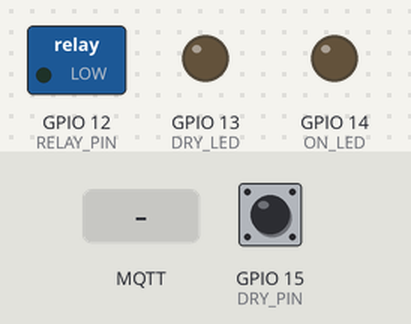
Recording of a program running on a simulated ESP32-S3. Shown: switched loads named in the program (green lamp = pin HIGH), output pins drawn as LEDs (lit = HIGH). Inputs (shaded band) come from the test bench; at power-on: GPIO 15 (DRY_PIN) HIGH. WiFi joins after 1.5 s; servers stay silent unless stated; no MQTT or app messages arrive unless stated; what the program prints to the serial monitor is not drawn.

Above: at 7.7 s.
7.8 s: GPIO 15 (DRY_PIN) pulled LOW for 0.15 s
At 8.5 s:
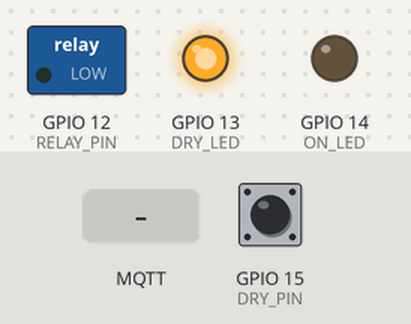
9.4 s: MQTT message "1" arrives on the first subscribed topic
At 10.3 s:
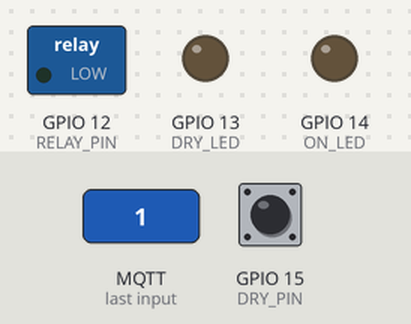
Timing chart, 0 to 12.4 s (numbered marks = the images above; inputs shaded):
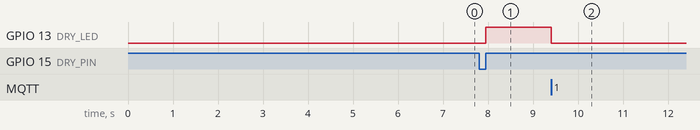

Measured:
- after the input at 7.8 s, GPIO 13 (DRY_LED): LOW → HIGH after 0.15 s
- after the input at 9.4 s, GPIO 13 (DRY_LED): HIGH → LOW at once

The program:

main.cpp
```cpp
// ------------------------------LIBRERÍAS------------------------------
#include <Arduino.h>
#include <SPI.h>
#include <Wire.h>
#include <WiFi.h>
#include <PubSubClient.h>
#include <WiFiClient.h>
#include <WebServer.h>
#include <ElegantOTA.h>

// ------------------------Definición de pines---------------------------
#define RELAY_PIN 12
#define DRY_LED 13
#define ON_LED 14
#define DRY_PIN 15
#define ON_PIN 16

// ------------------------------CONSTANTES------------------------------
const char *ssid = "Flores 2.4GHz";
const char *password = "Lilas549";
const char *mqtt_server = "192.168.1.11";
const char *clientId = "humidifier";
String clientIp = "";
const String ON = "ON";
const String OFF = "OFF";
const String DRY = "DRY";
const unsigned long drySignalInterval = 10000; // 10 seconds

const char *humidifierStatusTopic = "homeassistant/switch/humidifier/status";
const char *humidifierSetTopic = "homeassistant/switch/humidifier/set";
const char *humidifierIpTopic = "homeassistant/text/humidifier/ip";

// ------------------------------VARIABLES------------------------------
volatile bool drySignalDetected = false;
unsigned long lastDrySignalTime = 0;
bool firstDrySignal = true;
bool interruptEnabled = false;

// ----------------------Inicialización de librerías----------------------
WebServer server(80);
WiFiClient espClient;
PubSubClient client(espClient);

// ------------------------------DECLARACIÓN DE FUNCIONES------------------------------

void setup_serial();
void setup_pins();
void setup_wifi();
void setup_ota();
void setup_mqtt();
void connect();
void callback(char *topic, byte *message, unsigned int length);
void handleDrySignal();
void setStatus(String status);
void publishStatus(String status);
void setInterrupt(bool value);

void setup()
{
  // Initialize serial communication, setup pins, and attach the interrupt for the dry signal
  setup_serial();
  setup_pins();
  setup_wifi();
  setup_ota();
  setup_mqtt();
  connect();
  setStatus(OFF);
  setInterrupt(true);
}

void loop()
{
  // Reconnect to the MQTT server if not connected and handle the dry signal if detected
  if (!client.connected())
  {
    connect();
  }
  server.handleClient();
  ElegantOTA.loop();
  client.loop();

  if (drySignalDetected)
  {
    if (firstDrySignal)
    {
      Serial.println("First dry signal detected");
      setStatus(DRY);
      firstDrySignal = false;
      drySignalDetected = false;
      lastDrySignalTime = millis();
    }
  }
  if (!firstDrySignal && millis() - lastDrySignalTime < drySignalInterval)
  {
    if (interruptEnabled == true)
    {
      setInterrupt(false);
    }
  }
  else
  {
    setInterrupt(true);
    firstDrySignal = true;
  }
}

void setup_serial()
{
  Serial.begin(115200);
  delay(5000);
  Serial.println("\nEncendido.");
}
void setup_pins()
{
  // Set the pin modes for the humidifier, LEDs, and sensors
  pinMode(RELAY_PIN, OUTPUT);
  pinMode(ON_PIN, INPUT_PULLUP);
  pinMode(DRY_PIN, INPUT_PULLUP);
  pinMode(ON_LED, OUTPUT);
  pinMode(DRY_LED, OUTPUT);
}
void setup_wifi()
{
  delay(10);
  Serial.println();
  Serial.print("Connecting to ");
  Serial.println(ssid);
  WiFi.mode(WIFI_STA);
  WiFi.begin(ssid, password);

  while (WiFi.status() != WL_CONNECTED)
  {
    delay(500);
    Serial.print(".");
  }
  clientIp = WiFi.localIP().toString();
  Serial.printf("\nWiFi connected. IP address: %s\n", clientIp.c_str());
}
void setup_ota()
{
  server.on("/",
            []()
            {
              server.send(200, "text/html", (String("Este es el webserver para subir firmware en <b>") + clientId + String("</b>. <a href=\"http://") + clientIp + String("/update\">Subir firmware</a>")).c_str());
            });

  ElegantOTA.begin(&server); // Start ElegantOTA
  server.begin();
  Serial.println("HTTP server started");
}
void setup_mqtt()
{
  // Setup the MQTT client
  client.setServer(mqtt_server, 1883);
  client.setCallback(callback);
}
void connect()
{
  // Reconnect to the MQTT server
  while (!client.connected())
  {
    Serial.print("Attempting MQTT connection...");
    if (client.connect(clientId))
    {
      client.subscribe(humidifierSetTopic);
      client.publish(humidifierIpTopic, clientIp.c_str(), true);
      Serial.println("connected");
    }
    else
    {
      Serial.print("failed, rc=");
      Serial.print(client.state());
      Serial.println(" try again in 5 seconds");
      delay(5000);
    }
  }
}
void callback(char *topic, byte *message, unsigned int length)
{
  // Handle incoming MQTT messages
  Serial.print("Message arrived on topic: ");
  Serial.print(topic);
  Serial.print(". Message: ");
  String messageTemp;

  for (int i = 0; i < length; i++)
  {
    Serial.print((char)message[i]);
    messageTemp += (char)message[i];
  }
  Serial.println();

  if ((String(topic) == humidifierSetTopic))
  {
    setStatus(messageTemp);
  }
}
void setStatus(String status)
{
  publishStatus(status);
  Serial.printf("Setting status to %s\n", status.c_str());
  if (status == DRY)
  {
    digitalWrite(RELAY_PIN, LOW);
    digitalWrite(ON_LED, LOW);
    digitalWrite(DRY_LED, HIGH);
  }
  else if (status == ON)
  {
    digitalWrite(RELAY_PIN, HIGH);
    digitalWrite(ON_LED, HIGH);
    digitalWrite(DRY_LED, LOW);
  }
  else // OFF
  {
    digitalWrite(RELAY_PIN, LOW);
    digitalWrite(ON_LED, LOW);
    digitalWrite(DRY_LED, LOW);
  }
}
void publishStatus(String status)
{
  // Publish the status to the MQTT server
  client.publish(humidifierStatusTopic, String(status).c_str(), true);
}
void setInterrupt(bool value)
{
  if (value)
  {
    interruptEnabled = true;
    attachInterrupt(digitalPinToInterrupt(DRY_PIN), handleDrySignal, RISING);
  }
  else
  {
    interruptEnabled = false;
    detachInterrupt(digitalPinToInterrupt(DRY_PIN));
  }
}
void handleDrySignal()
{
  drySignalDetected = true;
}
```
